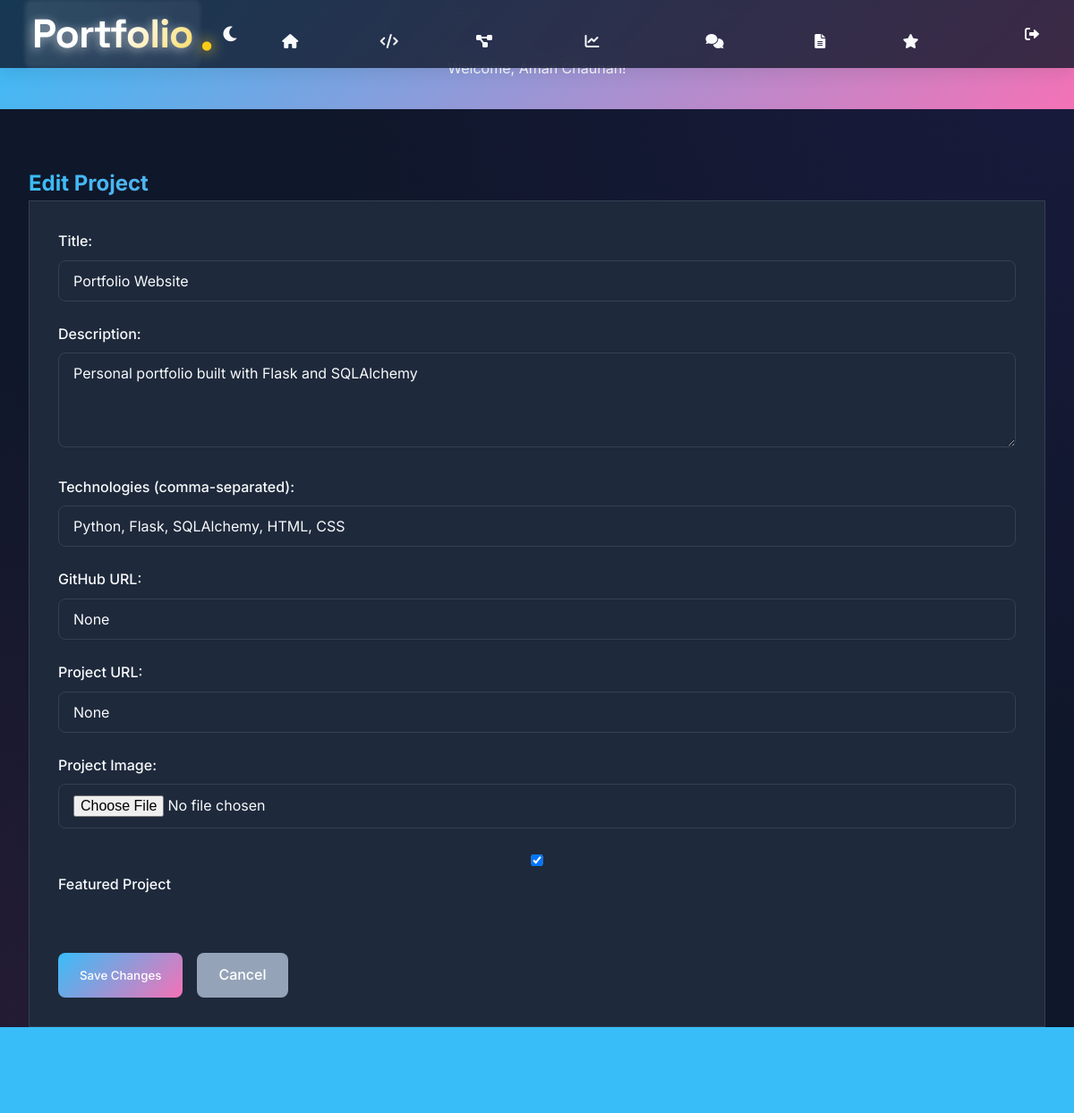
The app's page /edit_project/1 (signed in) with its own data.
### app.py (models this page shows, shortened)
class Student(UserMixin, db.Model):
    id = db.Column(db.Integer, primary_key=True)
    username = db.Column(db.String(80), unique=True, nullable=False)
    password_hash = db.Column(db.String(120), nullable=False)
    name = db.Column(db.String(100), nullable=False)
    email = db.Column(db.String(120), unique=True, nullable=False)
    bio = db.Column(db.Text)
    profile_image = db.Column(db.String(200))
    resume_url = db.Column(db.String(200))
    github_url = db.Column(db.String(200))
    linkedin_url = db.Column(db.String(200))
    skills = db.relationship('Skill', backref='student', lazy=True)
    projects = db.relationship('Project', backref='student', lazy=True)
    certificates = db.relationship('Certificate', backref='student', lazy=True)
    education = db.relationship('Education', backref='student', lazy=True)
    discussions = db.relationship('Discussion', backref='author', lazy=True)
    comments = db.relationship('Comment', backref='author', lazy=True)
    shared_files = db.relationship('SharedFile', backref='author', lazy=True)

class Project(db.Model):
    id = db.Column(db.Integer, primary_key=True)
    title = db.Column(db.String(100), nullable=False)
    description = db.Column(db.Text)
    image_url = db.Column(db.String(200))
    project_url = db.Column(db.String(200))
    github_url = db.Column(db.String(200))
    technologies = db.Column(db.String(200))
    completion_date = db.Column(db.DateTime, default=datetime.utcnow)
    featured = db.Column(db.Boolean, default=False)
    student_id = db.Column(db.Integer, db.ForeignKey('student.id'), nullable=False)

### app.py (the view, shortened to what this page needs)
@app.route('/edit_project/<int:id>', methods=['GET', 'POST'])
@login_required
def edit_project(id):
    project = Project.query.get_or_404(id)
    if project.student_id != current_user.id:
        flash('Unauthorized access', 'error')
        return redirect(url_for('projects'))
    return render_template('edit_project.html', project=project)

### app.py (called while the page is built)
@app.before_request
def check_db_connection():
    try:
        with db.engine.connect() as connection:
            connection.execute(text("SELECT 1"))
            connection.commit()
    except Exception as e:
        print(f"Database connection error: {str(e)}")
        return "Database connection error. Please try again later.", 500

@login_manager.user_loader
def load_user(user_id):
    return Student.query.get(int(user_id))

### templates/edit_project.html (shortened to what this page needs)
{% extends "base.html" %}
{% block content %}
<div class="container">
    <h2 class="gradient-text">Edit Project</h2>
    <form method="POST" enctype="multipart/form-data" class="form-container card">
        <div class="form-group">
            <label for="title">Title:</label>
            <input type="text" id="title" name="title" value="{{ project.title }}" required>
        </div>
        <div class="form-group">
            <label for="description">Description:</label>
            <textarea id="description" name="description" rows="4" required>{{ project.description }}</textarea>
        </div>
        <div class="form-group">
            <label for="technologies">Technologies (comma-separated):</label>
            <input type="text" id="technologies" name="technologies" value="{{ project.technologies }}">
        </div>
        <div class="form-group">
            <label for="github_url">GitHub URL:</label>
            <input type="url" id="github_url" name="github_url" value="{{ project.github_url }}">
        </div>
        <div class="form-group">
            <label for="project_url">Project URL:</label>
            <input type="url" id="project_url" name="project_url" value="{{ project.project_url }}">
        </div>
        <div class="form-group">
            <label for="image">Project Image:</label>
            <input type="file" id="image" name="image" accept="image/*">
        </div>
        <div class="form-group">
            <label>
                <input type="checkbox" name="featured" {% if project.featured %}checked{% endif %}>
                Featured Project
            </label>
        </div>
        <div class="form-actions">
            <button type="submit" class="btn">Save Changes</button>
            <a href="{{ url_for('projects') }}" class="btn btn-secondary">Cancel</a>
        </div>
    </form>
</div>
{% endblock %}

### templates/base.html (shortened to what this page needs)
<!DOCTYPE html>
<html lang="en">
<head>
    <link href="https://cdnjs.cloudflare.com/ajax/libs/font-awesome/6.0.0/css/all.min.css" rel="stylesheet">
    <link rel="stylesheet" href="{{ url_for('static', filename='css/theme.css') }}">
    <link rel="stylesheet" href="{{ url_for('static', filename='css/buttons.css') }}">
</head>
<body class="theme-transition">
    <nav class="glass-nav">
        <div class="nav-container">
            <a href="{{ url_for('home') }}" class="logo">
                <span class="brand-name">Portfolio</span>
                <span class="brand-dot">.</span>
            </a>
            <div class="nav-links">
                {% if current_user.is_authenticated %}
                    <a href="{{ url_for('home') }}" class="nav-link"><i class="fas fa-home"></i> Home</a>
                    <a href="{{ url_for('skills') }}" class="nav-link"><i class="fas fa-code"></i> Skills</a>
                    <a href="{{ url_for('projects') }}" class="nav-link"><i class="fas fa-project-diagram"></i> Projects</a>
                    <a href="{{ url_for('dashboard') }}" class="nav-link"><i class="fas fa-chart-line"></i> Dashboard</a>
                    <a href="{{ url_for('discussions') }}" class="nav-link"><i class="fas fa-comments"></i> Discuss</a>
                    <a href="{{ url_for('shared_files') }}" class="nav-link"><i class="fas fa-file-alt"></i> Files</a>
                    <a href="{{ url_for('testimonials') }}" class="nav-link">
                        <i class="fas fa-star"></i> Testimonials
                    </a>
                    <a href="{{ url_for('logout') }}" class="nav-link logout"><i class="fas fa-sign-out-alt"></i></a>
                {% else %}
                    <a href="{{ url_for('signup') }}" class="nav-link">Sign Up</a>
                    <a href="{{ url_for('login') }}" class="nav-link">Login</a>
                {% endif %}
            </div>
        </div>
    </nav>
    {% if current_user.is_authenticated %}
    <div class="welcome-banner">
        <div class="container">
            <p>Welcome, {{ current_user.name }}!</p>
        </div>
    </div>
    {% endif %}
    {% block content %}{% endblock %}
    <footer>
        <div class="container">
        </div>
    </footer>
</body>
</html>

### templates/edit_project.html (style rules this page uses)
.form-actions { display: flex; gap: 1rem; margin-top: 2rem; }
.btn-secondary { background: var(--text-muted); }

### records on screen
Student: name "Aman Chauhan"
Project: title "Portfolio Website", description "Personal portfolio built with Flask and SQLAlchemy", technologies "Python, Flask, SQLAlchemy, HTML, CSS", github_url "None", project_url "None", featured "☑"
